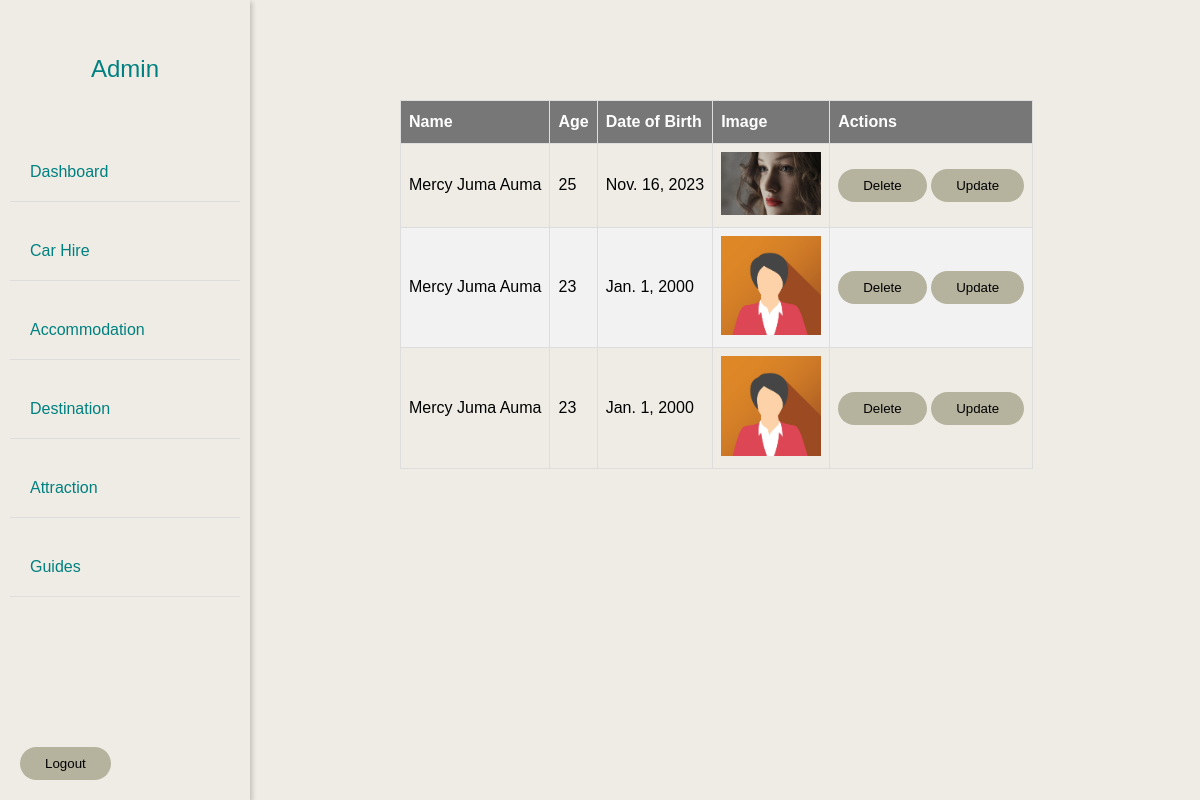
The page /guidelist/ on the database its author committed.
### Karibu_Kilifi/models.py (models this page shows, shortened)
class Guide(models.Model):
    firstname = models.CharField(max_length=15, verbose_name='First Name')
    middle_name = models.CharField(max_length=15, verbose_name='Middle Name')
    surname = models.CharField(max_length=15, verbose_name='Surname')
    image = models.ImageField(blank=True, verbose_name='Photo')
    email = models.EmailField(verbose_name='Email Address')
    dob = models.DateField(verbose_name='Date of Birth', blank=True, null=True)
    age = models.IntegerField(verbose_name='Age')
    description = models.CharField(max_length=100, verbose_name='Describe yourself', blank=True)

### Karibu_Kilifi/views.py (the view)
# urls.py: path('guidelist/', guide_List, name='Guide_List'),
def guide_List(request):
    guideList = Guide.objects.all()
    return render(request, 'Guides/admin/guidelist.html', {"guidance": guideList})

### templates/Guides/admin/guidelist.html (shortened to what this page needs)
{% extends 'AdminIndex.html' %}
{% block content %}
        <div class="tablelist">
    <table id="cars">
    <thead>
        <tr>
            <th>Name</th>
            <th>Age</th>
            <th>Date of Birth</th>
            <th>Image</th>
            <th>Actions</th>
        </tr>
    </thead>
    <tbody>
    {% for guides in guidance %}
    <tr>
        <td> {{guides.firstname}} {{ guides.middle_name }} {{ guides.surname }} </td>
        <td>{{ guides.age }}</td>
        <td>{{ guides.dob }}</td>
        <td>
            {% if guides.image %}
                <img src="{{ guides.image.url }}" alt="{{ guides.name }}" style="max-width: 100px; max-height: 100px;">
            {% else %}
                No Image Available
            {% endif %}
        </td>
    <td>
    <button onclick="deleteGuide('{{ guides.id }}')">Delete</button>
    <button onclick="updateGuide('{{ guides.id }}')">Update</button>
</td>
    </tr>
    {% endfor %}
    </tbody>
    </table>
        </div>
{% endblock %}

### static/admincss.css (style rules this page uses)
body, h1, h2, h3, p, ul { margin: 0; padding: 0; background-color: #eeece4; }
body { font-family: Arial, sans-serif; display: flex; }
button { padding: 9px 25px; background-color: rgba(0,136,169,1); border: none; border-radius: 50px; cursor: pointer; transition: all 0.3s ease 0s; background-color: #b5b29e; }
body, h1, h2, h3, p { margin: 0; padding: 0; }
body { font-family: Arial, sans-serif; }
#cars { font-family: "Trebuchet MS", Arial, Helvetica, sans-serif; border-collapse: collapse; width: 100%; }
#cars td, #cars th { border: 1px solid #ddd; padding: 8px; }
#cars tr:nth-child(even) { background-color: #f2f2f2; }
#cars th { padding-top: 12px; padding-bottom: 12px; text-align: left; background-color: #777777; color: white; }
.tablelist { padding-top: 100px; }

### rows shown on the page
Guide: firstname "Mercy", middle_name "Juma", surname "Auma", age "25", dob "Nov. 16, 2023", image (picture)
Guide: firstname "Mercy", middle_name "Juma", surname "Auma", age "23", dob "Jan. 1, 2000", image (picture)
Guide: firstname "Mercy", middle_name "Juma", surname "Auma", age "23", dob "Jan. 1, 2000", image (picture)
